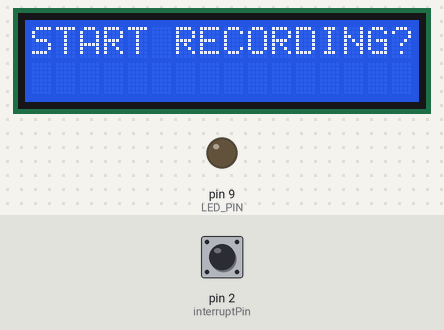
Simulated run of this sketch. Board: Arduino Uno, built with avr-gcc and run on an emulated ATmega328P. Parts: 16×2 character LCD, output pins drawn as LEDs (lit = HIGH). The inputs (shaded band) are chosen by the test bench; at power-on: pin 2 (interruptPin) HIGH. Storage starts empty; what the sketch prints to the serial monitor is not drawn.

Above: at 1.3 s.
1.4 s: pin 2 (interruptPin) pulled LOW for 0.15 s
3.0 s: pin 2 (interruptPin) pulled LOW for 1 s
At 4.3 s:
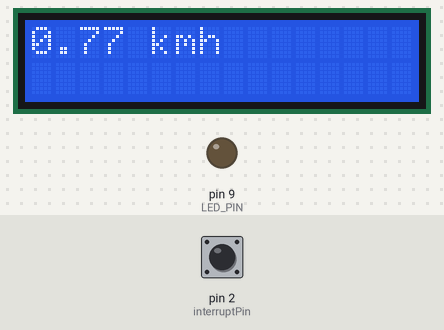
Timing chart, 0 to 6.0 s (numbered marks = the images above; inputs shaded):
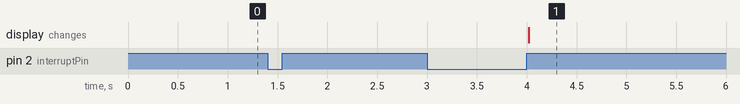

The sketch:

main.ino
```cpp
// Imports
// for the calculation of distance
//#define PI 3.141592653589793

// for the sd card
#include <SPI.h>
#include <SD.h>

//For the LCD screen
#include <Wire.h>
#include <LiquidCrystal_I2C.h>
LiquidCrystal_I2C lcd(0x27,16,2);


const byte interruptPin = 2; // Hall sensor
const byte startButton = 8; // Start Button
const byte LED_PIN = 9; // To blink LED

volatile unsigned long prevHall = 0;
int timeChange;

boolean intTriggered = false;

boolean startRecording = false;

// Variables
const int chipSelect = 10;
boolean start = false;
boolean going = true;

void setup(){
  // Open serial communic;ations and wait for port to open:
  Serial.begin(9600);

  pinMode(interruptPin, INPUT_PULLUP); // Initialize the interrupt pin
//  pinMode(startButton, INPUT); // Initialize pin for on/off operations


  pinMode(LED_PIN, OUTPUT);
  double delta_t = 0.05; // Test value in seconds
  init_sd();
  write_space_to_sd();

  // display setup
  lcd.init();
  lcd.clear();
  lcd.backlight();
  lcd.setCursor(0,0);
  lcd.print("START RECORDING?");

}

void loop(){
    attachInterrupt(digitalPinToInterrupt(interruptPin), trigger, RISING);
    if(intTriggered == true) {
      // calculate deltaTime
      long dt = deltaTime();
      double arr[2] = {0};
      pop_array(arr, dt);  // calculate kinematics
      write_sd(arr[0], arr[1]); // log to SD card

      // if a certain amount of time has passed, log to the screen
      if (timeChange > 200) {
        //update screen
        write_lcd(arr[0], arr[1]);
        timeChange = 0;
      } else {
        timeChange += dt;
      }
      intTriggered = false;
    }
  }


// SD card is currently causing issues.
// Ensures the sd card is initialized
void init_sd()
{
  while (!Serial) {
  // wait for serial port to connect. Needed for native USB port only
  }
  Serial.print("Initializing SD card...\n");

  // see if the card is present and can be initialized:
  if (!SD.begin(chipSelect)) {
    Serial.print("Card failed, or not present"); // When the screen is set up, use the screen to display message
    // don't do anything more:
    while (1);
  }
  Serial.print("card initialized."); // When the screen is set up, use the screen to display message
}


// Writes speed, rpm, distance and time to sd card
void write_sd(double spd, double t)
{
  String dataString = (String) spd +","+ (String) t;
  File dataFile = SD.open("datalog.txt", FILE_WRITE);

   // if the file is available, write to it:
  if (dataFile) {
    dataFile.println(dataString);
    dataFile.close();
    // print to the serial port too:
    Serial.print(dataString);
  }
  // if the file isn't open, pop up an error:
  else {
    Serial.print("error\n"); // opening datalog.txt
  }
}

void write_space_to_sd(){
  File dataFile = SD.open("datalog.txt",FILE_WRITE);
  if (dataFile) {
    dataFile.println("\n");
    dataFile.close();
  }
  // if the file isn't open, pop up an error:
  else {
    Serial.print("error\n"); // opening datalog.txt
  }
}


// LCD Write function
void write_lcd(double spd, double dt){
  lcd.clear();
  lcd.setCursor(0,0);
  lcd.print((String) spd +" kmh");
}

//calculate the various values given the initial time and final time
void pop_array(double *kin, double dt) {

    double ds, spd, rpm;
    double radius = 0.3; // The radius of the wheel in meters

    ds = 2*PI*radius; //Assuming the radius is 30 cm
    spd = ds*1000/dt;
    rpm = 3600000/dt; // Assuming dt is in seconds
    kin[0] = spd;
    kin[1] = dt;
}

// The magic routine
void trigger(){
  intTriggered = true;
}

void doneRecording(){
  startRecording = true;
}

//Returns time difference between triggers in ms
volatile long deltaTime() {
  int elapsed = millis() - prevHall;
  prevHall = millis();
  return elapsed;
}
```

Measured:
- after the input at 1.4 s, every drawn part: stays the same
- after the input at 3.0 s, the display: changes after 1.0 s (image 1)
